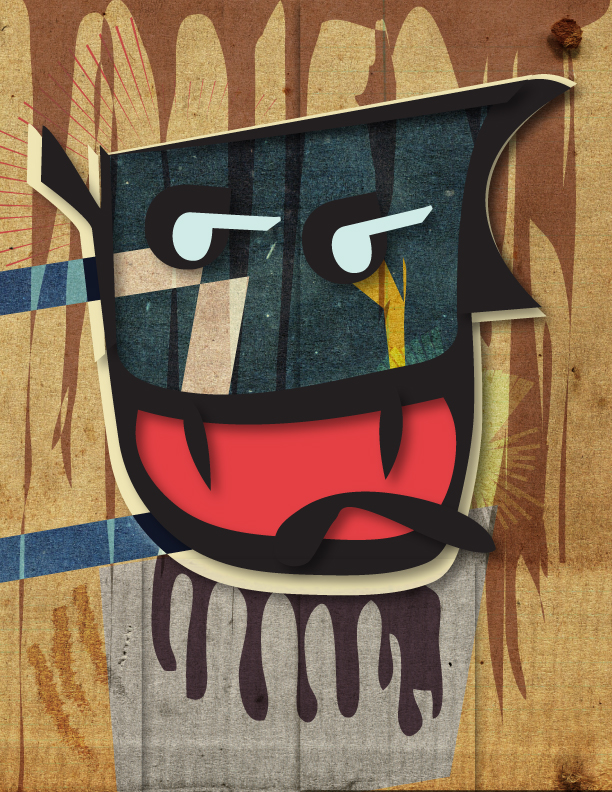
#> input picture Dracula.jpg, 612 x 792 px
$ python ColorTransform.py Dracula.jpg
#> lines starting #> are read from the running program, lines starting #| are printed output that depends on the picture
#!/usr/bin/env python3
"""
Module: color_transform
Description:
    This module performs color model transformations on an input image,
    optimized for speed. It leverages GPU acceleration (if available) to
    perform HSV extraction and hue shifting, falling back to CPU processing
    if no GPU is present. The module then creates a collage showing the
    original image alongside the hue-shifted image.

Author: Sabneet Bains
License: MIT License
"""

import argparse
import logging
import sys
from typing import List, Tuple

import cv2 as cv
import numpy as np

# Configure logging
logging.basicConfig(level=logging.INFO)
logger = logging.getLogger(__name__)


def create_image_collage(images: List[np.ndarray], labels: List[str]) -> np.ndarray:
    """
    Create a collage from a list of images with corresponding labels.

    For two images, they are concatenated horizontally. For more images,
    a two-row grid is created.

    Parameters:
        images (List[np.ndarray]): List of images (assumed to have the same dimensions).
        labels (List[str]): List of labels corresponding to each image.

    Returns:
        np.ndarray: The collage image with labels.
    """
    if len(images) != len(labels):
        raise ValueError("The number of images and labels must match.")

    labeled_images = []
    font = cv.FONT_HERSHEY_SIMPLEX
    font_scale = 1
    thickness = 2
    color = (0, 255, 0)  # Green text

    for img, label in zip(images, labels):
        # If the image is grayscale, convert it to BGR for colored text overlay.
        if len(img.shape) == 2 or (len(img.shape) == 3 and img.shape[2] == 1):
            img_bgr = cv.cvtColor(img, cv.COLOR_GRAY2BGR)
        else:
            img_bgr = img.copy()
        cv.putText(img_bgr, label, (10, 30), font, font_scale, color, thickness)
        labeled_images.append(img_bgr)

    if len(labeled_images) == 2:
        collage = cv.hconcat(labeled_images)
    else:
        split = int(np.ceil(len(labeled_images) / 2))
        top_row = cv.hconcat(labeled_images[:split])
        bottom_row = cv.hconcat(labeled_images[split:])
        collage = cv.vconcat([top_row, bottom_row])
    return collage


class ColorTransform:
    """
    Color Model Transformations with optional GPU acceleration.
    """

    def __init__(self, image_path: str) -> None:
        """
        Initialize by loading the image and checking for GPU support.

        Parameters:
            image_path (str): Path to the input image.

        Raises:
            FileNotFoundError: If the image cannot be loaded.
        """
#> called with image_path = 'Dracula.jpg'
        self.image = cv.imread(image_path)
#> self.image is the input picture: shape (792, 612, 3); mean B, G, R 80.4, 104.9, 131.5
        if self.image is None:
            logger.error("Image not found or unable to load: %s", image_path)
            raise FileNotFoundError(f"Image not found or unable to load: {image_path}")

        # Check for GPU support
        self.gpu_available: bool = cv.cuda.getCudaEnabledDeviceCount() > 0
        logger.info("GPU acceleration available: %s", self.gpu_available)
        self.shifted_image = None

    def extract_hsv_cpu(self) -> Tuple[np.ndarray, np.ndarray, np.ndarray]:
        hsv = cv.cvtColor(self.image, cv.COLOR_BGR2HSV)
#> hsv: shape (792, 612, 3); mean H, S, V 62.8, 100.1, 135.5
        return cv.split(hsv)

    def extract_hsv_gpu(self) -> Tuple[np.ndarray, np.ndarray, np.ndarray]:
        # Upload image to GPU and convert to HSV
        gpu_image = cv.cuda_GpuMat()
        gpu_image.upload(self.image)
        gpu_hsv = cv.cuda.cvtColor(gpu_image, cv.COLOR_BGR2HSV)
        # Download the HSV image to CPU for channel operations
        hsv = gpu_hsv.download()
        return cv.split(hsv)

    def shift_hue(self, hue_shift: int) -> np.ndarray:
        """
        Shift the hue of the image by hue_shift degrees. Hue values wrap modulo 180.

        Parameters:
            hue_shift (int): Value to shift the hue.

        Returns:
            np.ndarray: The BGR image after hue shifting.
        """
        # Use GPU or CPU extraction depending on availability.
        if self.gpu_available:
            logger.info("Using GPU for hue extraction.")
            h, s, v = self.extract_hsv_gpu()
        else:
            logger.info("Using CPU for hue extraction.")
            h, s, v = self.extract_hsv_cpu()
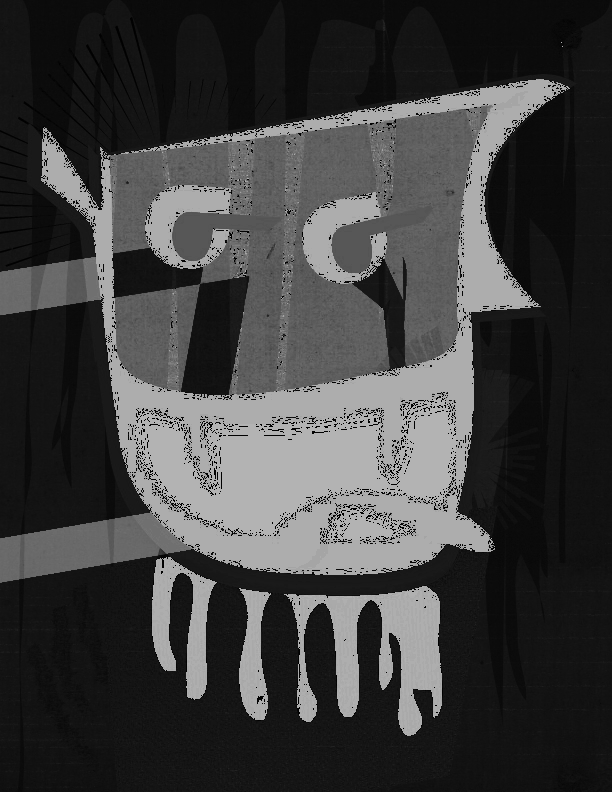
#> h: shape (792, 612); min 0, max 179, mean 62.8
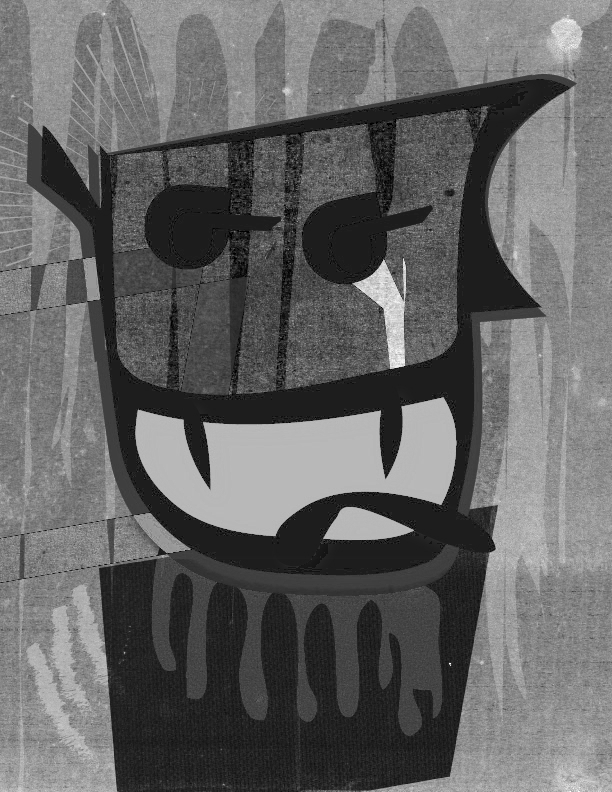
#> s: shape (792, 612); min 0, max 255, mean 100.1
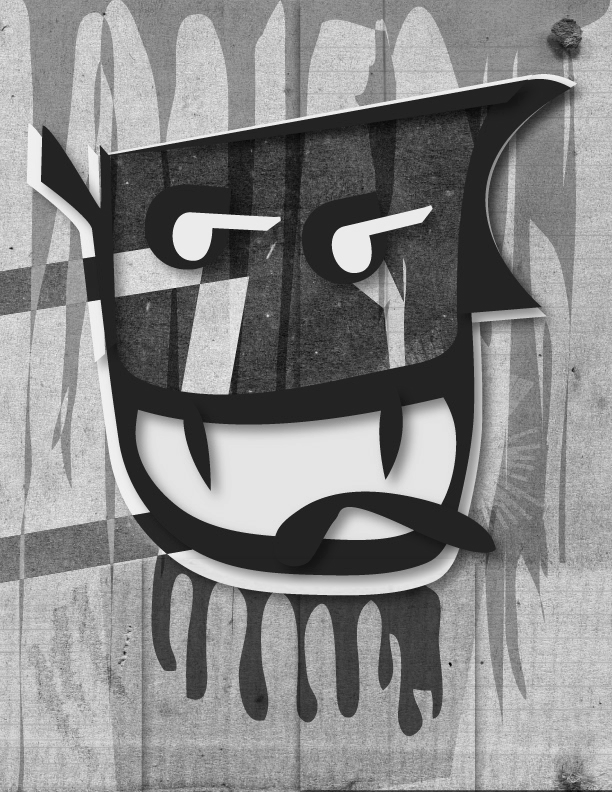
#> v: shape (792, 612); min 3, max 246, mean 135.5

        # Shift hue with modular arithmetic.
        h_shifted = ((h.astype(np.int32) + hue_shift) % 180).astype(np.uint8)
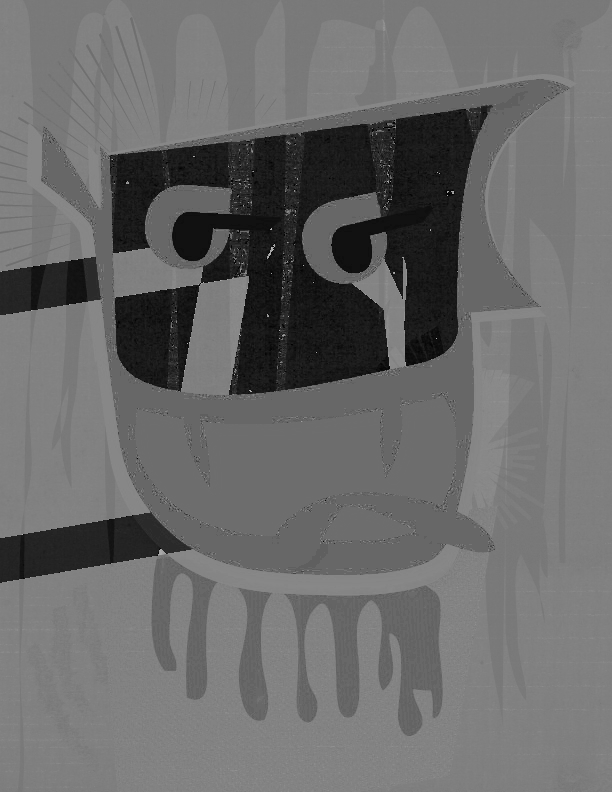
#> h_shifted: shape (792, 612); min 0, max 179, mean 106.1
        hsv_shifted = cv.merge((h_shifted, s, v))
#> hsv_shifted: shape (792, 612, 3); mean H, S, V 106.1, 100.1, 135.5

        # Convert back to BGR using GPU if available.
        if self.gpu_available:
            gpu_hsv_shifted = cv.cuda_GpuMat()
            gpu_hsv_shifted.upload(hsv_shifted)
            gpu_bgr = cv.cuda.cvtColor(gpu_hsv_shifted, cv.COLOR_HSV2BGR)
            shifted = gpu_bgr.download()
        else:
            shifted = cv.cvtColor(hsv_shifted, cv.COLOR_HSV2BGR)
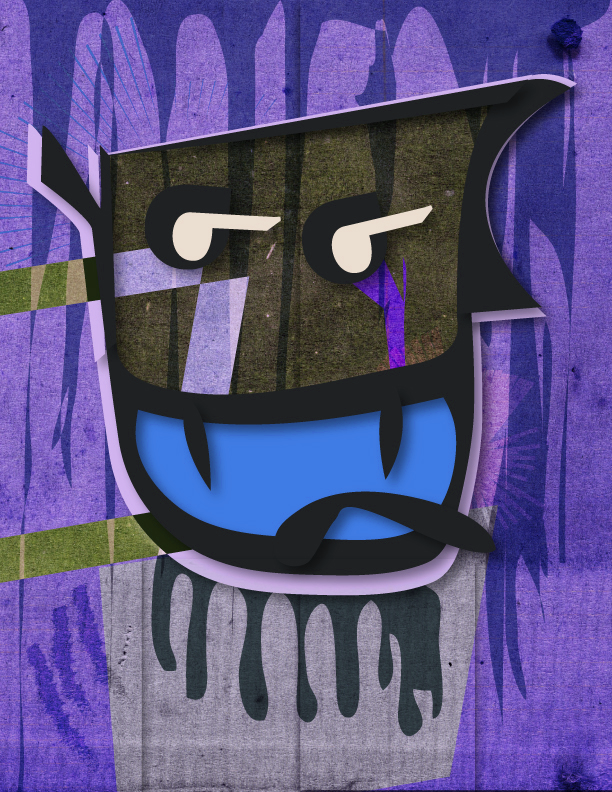
#> shifted: shape (792, 612, 3); mean B, G, R 131.5, 82.9, 90.2
        self.shifted_image = shifted
        return shifted

    def show_collage(self, shifted: np.ndarray) -> None:
        """
        Create and display a collage with the original and hue-shifted images.
        """
        collage = create_image_collage([self.image, shifted], ["Original", "Hue Shifted"])
#> the loop in create_image_collage, `for img, label in zip(images, labels):` made 2 passes
#> label on passes 1 to 2: 'Original', 'Hue Shifted'
#> after the loop in create_image_collage, `for img, label in zip(images, labels):`: labeled_images = 2 items
#> in create_image_collage, `collage = cv.hconcat(labeled_images)`:
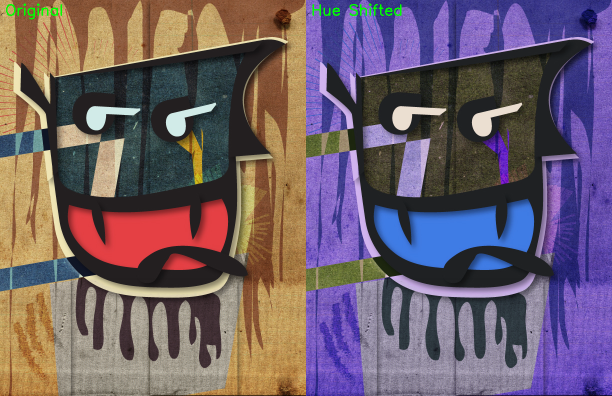
#> collage: shape (792, 1224, 3) (shown at 1/2 size); mean of channels 0, 1, 2 105.7, 94.3, 110.6; drawn as B, G, R
        cv.imshow("Color Transformation Collage", collage)
        cv.waitKey(0)
        cv.destroyAllWindows()

    def save_collage(self, shifted: np.ndarray, output_path: str) -> None:
        """
        Create a collage with the original and hue-shifted images and save it.

        Parameters:
            shifted (np.ndarray): Hue-shifted image.
            output_path (str): File path to save the collage.
        """
        collage = create_image_collage([self.image, shifted], ["Original", "Hue Shifted"])
#> the loop in create_image_collage (call 2), `for img, label in zip(images, labels):` made 2 passes
        cv.imwrite(output_path, collage)
        logger.info("Collage saved to %s", output_path)


def main() -> None:
    """
    Parse command-line arguments, perform the hue shift, and display/save the collage.
    """
    parser = argparse.ArgumentParser(
        description="Optimized Color Transformation with optional GPU acceleration."
    )
    parser.add_argument("image_path", type=str, help="Path to the input image.")
    parser.add_argument("--hue-shift", type=int, default=110, help="Hue shift value (default: 110).")
    parser.add_argument("--output", type=str, default="output_collage.jpg", help="Path to save the collage.")
    args = parser.parse_args()

    try:
        transformer = ColorTransform(args.image_path)
        shifted = transformer.shift_hue(args.hue_shift)
        transformer.show_collage(shifted)
        transformer.save_collage(shifted, args.output)
    except Exception as e:
        logger.exception("An error occurred: %s", e)
        sys.exit(1)


if __name__ == "__main__":
    main()
